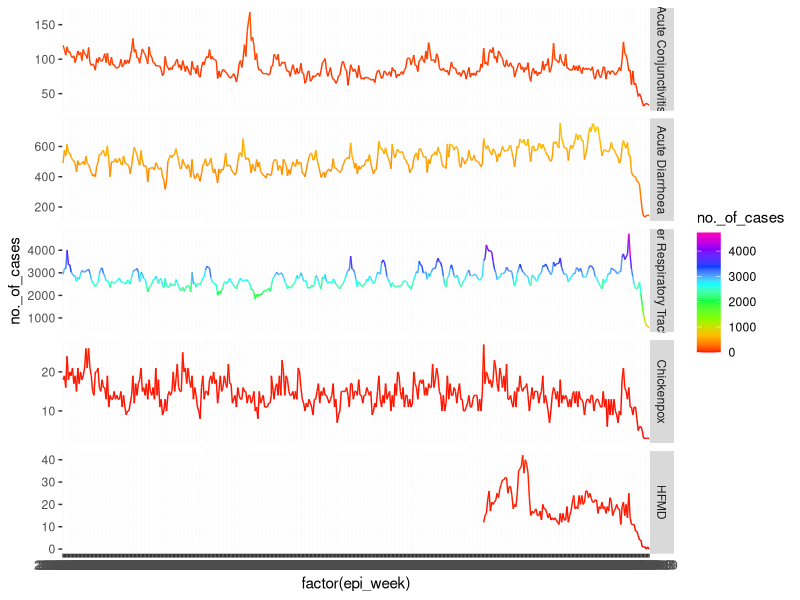

R code for this plot:
setwd("C:/Programs and stuff/R Projects/Average Daily Polyclinic Attendances for Selected Diseases")
library(dplyr)
library(ggplot2)
library(tidyverse)
library(RColorBrewer)

overall<- read.csv("average-daily-polyclinic-attendances-for-selected-diseases.csv")

#-------------Splitting the table into the 5 different diseases--------------#

# urti <- filter(overall, disease=='Acute Upper Respiratory Tract infections')
# conjunctivitis <- filter(overall, disease=='Acute Conjunctivitis')
# diarrhoea <- filter(overall, disease=='Acute Diarrhoea')
# chickenpox <- filter(overall, disease=='Chickenpox')
# hfmd <- filter(overall, disease=='HFMD')


#-------------------Plotting the graph, each line separate ---------------------------#
# ggplot() + geom_line(data=urti, aes(x= factor(epi_week), y= no._of_cases, group = 1), colour = 'green') +
#    geom_line(data=conjunctivitis, aes(x= factor(epi_week), y= no._of_cases, group = 1), colour = 'red') +
#    geom_line(data=diarrhoea, aes(x= factor(epi_week), y= no._of_cases, group = 1), colour = 'black') +
#    geom_line(data=chickenpox, aes(x= factor(epi_week), y= no._of_cases, group = 1), colour = 'purple') +
#    geom_line(data=hfmd, aes(x= factor(epi_week), y= no._of_cases, group = 1), colour = 'blue')


#------------------Or plotting it as facet, with scaling. Best visualisation! ---------------------------#
plot <- ggplot() + 
  geom_line(data=overall, aes(x= factor(epi_week), y= no._of_cases, group = 1, color = no._of_cases)) +
  scale_color_gradientn(colours = rainbow(8))

plot + facet_grid(disease ~ ., scales= 'free')
